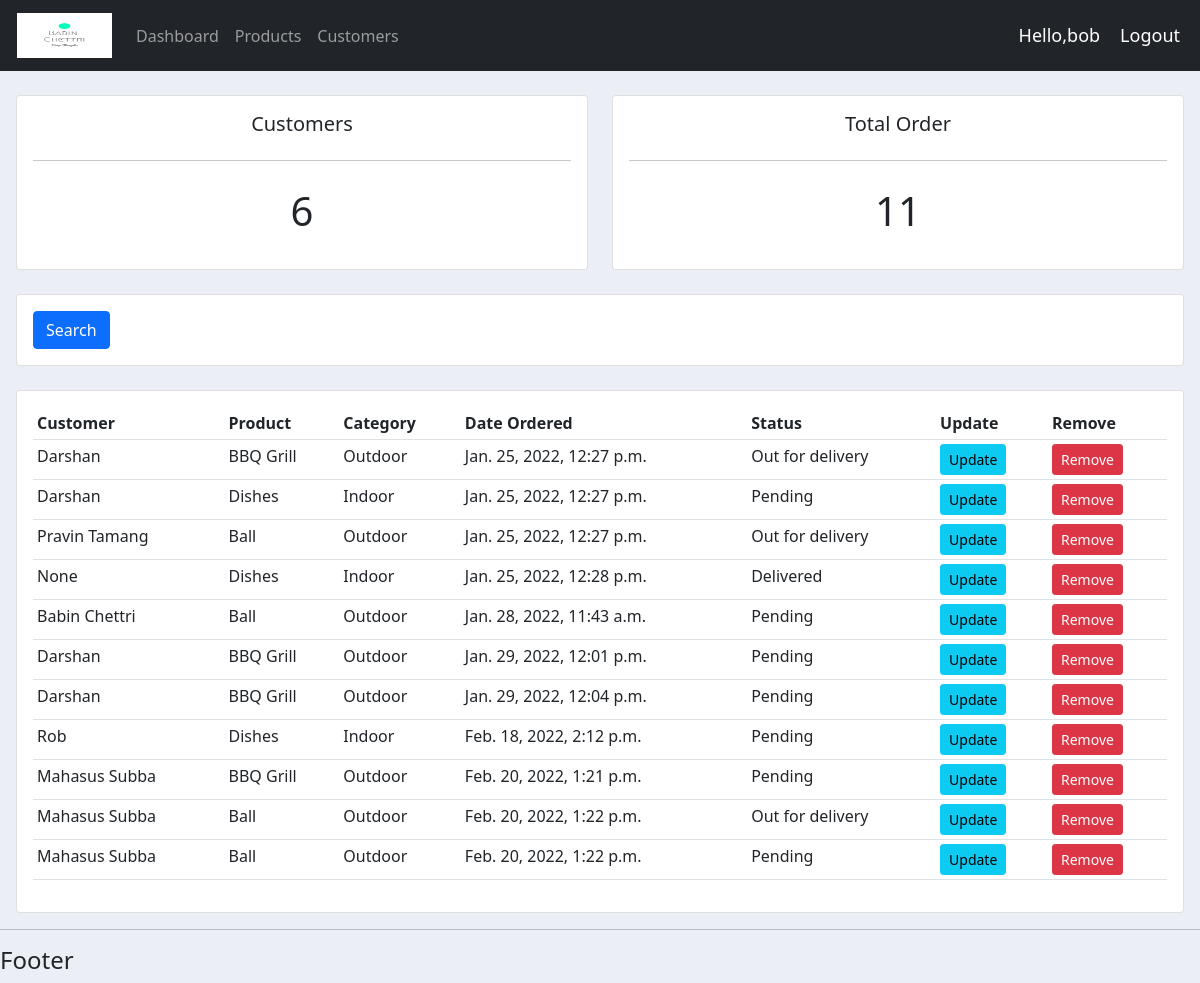
The page /customers/ (signed in) on the database its author committed.
### accounts/models.py (models this page shows, shortened)
class Order(models.Model):
    STATUS = (
        ('Pending', 'Pending'),
        ('Out for delivery', 'Out for delivery'),
        ('Delivered', 'Delivered')
    )
    customer = models.ForeignKey(Customer, null=True, on_delete=models.SET_NULL)
    product = models.ForeignKey(Product, null=True, on_delete=models.SET_NULL)
    date_created = models.DateTimeField(auto_now_add=True)
    status = models.CharField(max_length=200, null=True, choices=STATUS)
    note = models.CharField(max_length=1000, null=True)

class Customer(models.Model):
    user = models.OneToOneField(User, null=True, blank=True, on_delete=models.CASCADE)
    name = models.CharField(max_length=100, null=True)
    phone = models.CharField(max_length=12, null=True)
    email = models.CharField(max_length=60, null=True)
    profile_pic = models.ImageField(default="BC.png", null=True, blank=True)
    date_created =  models.DateTimeField(auto_now_add=True)
    def __str__(self):
        return self.name

class Product(models.Model):
    CATEGORY = (
        ('Indoor', 'Indoor'),
        ('Outdoor', 'Outdoor'),
    )
    name = models.CharField(max_length=100, null=True)
    price = models.FloatField(null=True)
    category =  models.CharField(max_length=150, null=True, choices=CATEGORY)
    description = models.CharField(max_length=200, null=True, blank=True)
    date_created = models.DateTimeField(auto_now_add=True)
    tags = models.ManyToManyField(Tag)
    def __str__(self):
        return self.name

### accounts/decorators.py (the view)
        def wrapper_func(request, *args, **kwargs):
            group = None
            if request.user.groups.exists():
                group = request.user.groups.all()[0].name
            if group in allowed_roles:
                return view_func(request, *args, **kwargs)
            else:
                return HttpResponse('Unauthorized Attempt')

### accounts/views.py (called while the page is built)
@login_required(login_url='login')
@allowed_users(allowed_roles=['admin'])
def customers(request):
    customers = Customer.objects.all()
    customers_count = customers.count()
    orders = Order.objects.all()
    total_orders = Order.objects.all().count()
    context = {'customers': customers, 'customers_count': customers_count, 'total_orders': total_orders, 'orders': orders}
    return render(request, 'accounts/customers.html', context)

### accounts/templates/accounts/customers.html
{% extends 'accounts/main.html' %}
{% block content %}
<br>
<div class="row px-3">
    <div class="col-md">
        <div class="card card-body">
            <h5 class="text-center">Customers</h5>
            <hr>
            <h1 style="text-align: center; padding: 10px">{{customers_count}}</h1>
        </div>
    </div>
    <div class="col-md">
        <div class="card card-body">
            <h5 class="text-center">Total Order</h5>
            <hr>
            <h1 style="text-align: center; padding: 10px">{{total_orders}}</h1>
        </div>
    </div>
</div>
<br>
<div class="row px-3">
    <div class="col">
        <div class="card card-body">
            <form action="" method="get">
                <button class="btn btn-primary" type="submit">Search</button>
            </form>
        </div>
    </div>
</div>
<br>
<div class="row px-3">
    <div class="col-md">
        <div class="card card-body">
            <table class="table table-sm">
                <tr>
                    <th>Customer</th>
                    <th>Product</th>
                    <th>Category</th>
                    <th>Date Ordered</th>
                    <th>Status</th>
                    <th>Update</th>
                    <th>Remove</th>
                </tr>
                {% for order in orders %}
                <tr>
                    <td>{{order.customer}}</td>
                    <td>{{order.product}}</td>
                    <td>{{order.product.category}}</td>
                    <td>{{order.date_created}}</td>
                    <td>{{order.status}}</td>
                    <td><a class="btn btn-sm btn-info" href="">Update</a></td>
                    <td><a class="btn btn-sm btn-danger" href="">Remove</a></td>
                </tr>
                {% endfor %}
            </table>
        </div>
    </div>
</div>
{% endblock content %}

### accounts/templates/accounts/navbar.html (shortened to what this page needs)
{% load static %}
<nav class="navbar navbar-expand-lg navbar-dark bg-dark">
  <div class="container-fluid">
    <a class="navbar-brand" href="{% url 'home' %}"><img src="{%static '/images/BC.png' %}" style="width:100px; height: 45px; padding-left: 5px;" /></a>
    <div class="collapse navbar-collapse" id="navbarNav">
      <ul class="navbar-nav">
        {% if request.user.is_staff %}
        <li class="nav-item">
          <a class="nav-link" aria-current="page" href="{%url 'home' %}">Dashboard</a>
        </li>
        <li class="nav-item">
          <a class="nav-link" href="{% url 'products' %}">Products</a>
        </li>
        <li class="nav-item">
          <a class="nav-link" href="{% url 'customers' %}">Customers</a>
        </li>
        {% else %}
        <li class="nav-item">
          <a class="nav-link" href="{% url 'account' %}">Settings</a>
        </li>
        {% endif %}
      </ul>
    </div>
  </div>
  <span class="hello-msg">Hello,{{request.user}}</span>
  <span><a class="hello-msg" href="{% url 'logout' %}">Logout</a> </span>
</nav>

### static/css/main.css (style rules this page uses)
body { background-color: #ebeff5; }

### accounts/templates/accounts/navbar.html (style rules this page uses)
.hello-msg { font-size: 18px; color: #fff; margin-right: 20px; text-decoration: none; }

### rows shown on the page
Order: customer "Darshan", product "BBQ Grill", product.category "Outdoor", date_created "Jan. 25, 2022, 12:27 p.m.", status "Out for delivery"
Order: customer "Darshan", product "Dishes", product.category "Indoor", date_created "Jan. 25, 2022, 12:27 p.m.", status "Pending"
Order: customer "Pravin Tamang", product "Ball", product.category "Outdoor", date_created "Jan. 25, 2022, 12:27 p.m.", status "Out for delivery"
Order: customer "None", product "Dishes", product.category "Indoor", date_created "Jan. 25, 2022, 12:28 p.m.", status "Delivered"
Order: customer "Babin Chettri", product "Ball", product.category "Outdoor", date_created "Jan. 28, 2022, 11:43 a.m.", status "Pending"
Order: customer "Darshan", product "BBQ Grill", product.category "Outdoor", date_created "Jan. 29, 2022, 12:01 p.m.", status "Pending"
Order: customer "Darshan", product "BBQ Grill", product.category "Outdoor", date_created "Jan. 29, 2022, 12:04 p.m.", status "Pending"
Order: customer "Rob", product "Dishes", product.category "Indoor", date_created "Feb. 18, 2022, 2:12 p.m.", status "Pending"
Order: customer "Mahasus Subba", product "BBQ Grill", product.category "Outdoor", date_created "Feb. 20, 2022, 1:21 p.m.", status "Pending"
Order: customer "Mahasus Subba", product "Ball", product.category "Outdoor", date_created "Feb. 20, 2022, 1:22 p.m.", status "Out for delivery"
Order: customer "Mahasus Subba", product "Ball", product.category "Outdoor", date_created "Feb. 20, 2022, 1:22 p.m.", status "Pending"

### other values the page prints
{{ request.user }} "bob"
{{ customers_count }} "6"
{{ total_orders }} "11"
